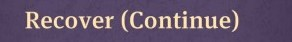
#> input picture matchImage.jpg, 292 x 42 px
$ python imaginereg.py
#> lines starting #> are read from the running program, lines starting #| are printed output that depends on the picture

# Python program to illustrate
# template matching
import cv2
import numpy as np
import time
from PIL import ImageGrab
import pyautogui

from datetime import datetime

# # Read the main image
# img_rgb = cv2.imread('matchImage.jpg')

# # # Convert it to grayscale
# img_gray = cv2.cvtColor(img_rgb, cv2.COLOR_BGR2GRAY)
# Read the template
template = cv2.imread('matchImage.jpg', 0)
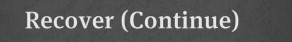
#> template: shape (42, 292); min 55, max 247, mean 90.8
# Store width and height of template in w and h
w, h = template.shape[::-1]
#> w = 292; h = 42
while(True):
#> (the run stopped early here; a loop or call above may not have finished)
